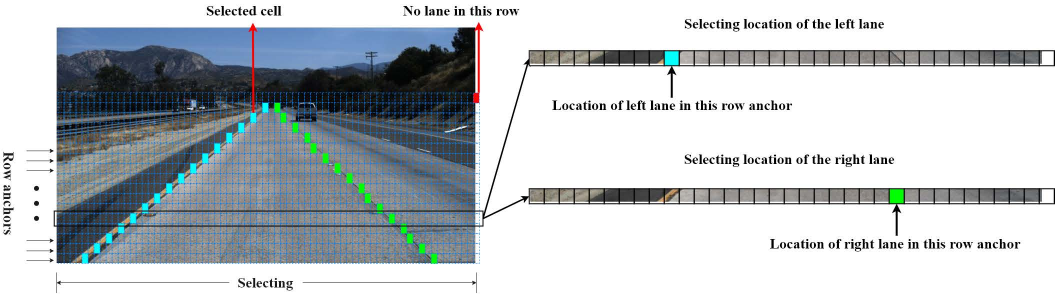
#> input picture Ultra-Fast-Lane-Detection/vis.jpg, 2109 x 588 px (shown at 1/2 size)
$ python -i lane_detection1.py   (imports and definitions only)
#> lines starting #> are read from the running program, lines starting #| are printed output that depends on the picture; after the words box and inside, x2 and y2 are one past the last pixel; in counts of white or black regions, pixels touching at a corner belong together
#> further down, picture is the input picture: shape (588, 2109, 3); mean B, G, R 199.1, 195.4, 189.8
import cv2
import numpy as np
import time
from vehicle_setup import VehicleSetup  # Import the VehicleSetup class

class LaneDetector:
    def __init__(self):
        """
        Initialize the LaneDetector with default parameters for edge detection and Hough Transform.
        """
        self.canny_low_threshold = 50
        self.canny_high_threshold = 150
        self.hough_rho = 1
        self.hough_theta = np.pi / 180
        self.hough_threshold = 20
        self.hough_min_line_length = 20
        self.hough_max_line_gap = 300

    def detect_lanes(self, frame):
        """
        Detect lanes in the given frame using edge detection and Hough Transform.
        :param frame: Input image frame from the camera.
        :return: Frame with detected lanes drawn.
        """
        # Convert to grayscale
        gray = cv2.cvtColor(frame, cv2.COLOR_BGR2GRAY)
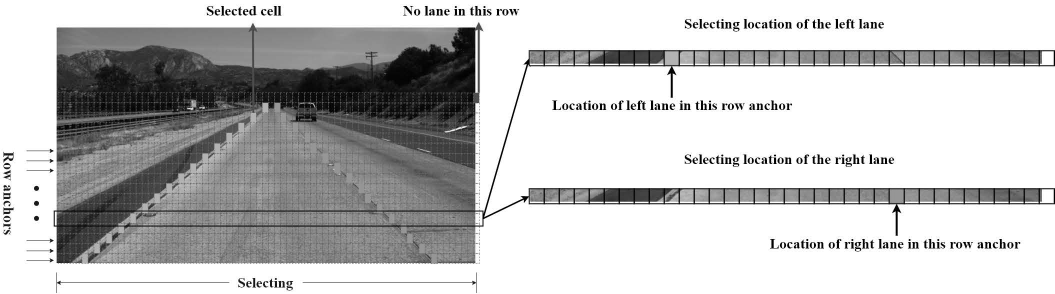
#> gray: shape (588, 2109) (shown at 1/2 size); min 0, max 255, mean 194.2

        # Apply GaussianBlur to reduce noise and improve edge detection
        blurred = cv2.GaussianBlur(gray, (5, 5), 0)

        # Use Canny edge detection
        edges = cv2.Canny(blurred, self.canny_low_threshold, self.canny_high_threshold)
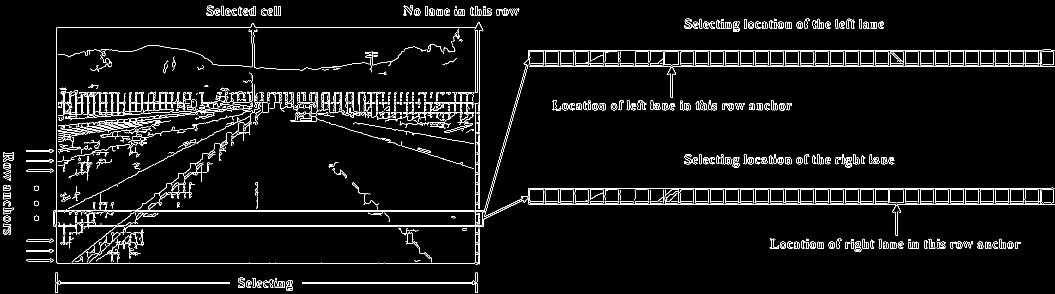
#> edges: shape (588, 2109) (shown at 1/2 size); 4.7% white in thin lines or dots

        # Define a region of interest (ROI) to focus on the road area
        height, width = edges.shape
#> height = 588; width = 2109
        mask = np.zeros_like(edges)
        polygon = np.array([[
            (0, height),  # Bottom-left corner
            (width // 2 - 100, height // 2 + 50),  # Top-left corner
            (width // 2 + 100, height // 2 + 50),  # Top-right corner
            (width, height),  # Bottom-right corner
        ]], np.int32)
        cv2.fillPoly(mask, polygon, 255)
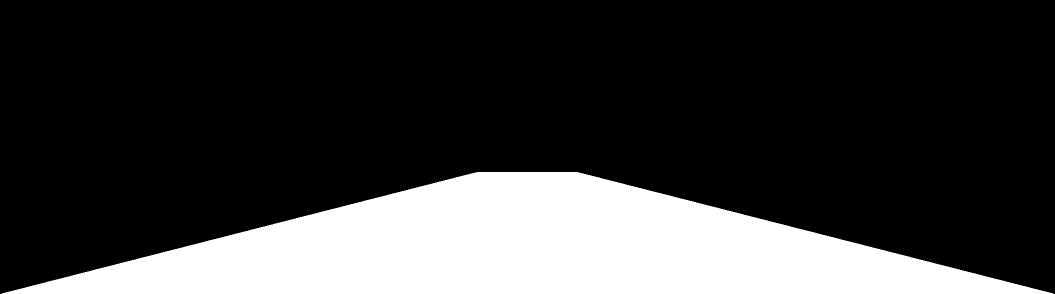
#> mask: shape (588, 2109) (shown at 1/2 size); 22.7% white; 1 white region, box (x1, y1, x2, y2) and area: (3, 344, 2107, 588) 281919
        masked_edges = cv2.bitwise_and(edges, mask)
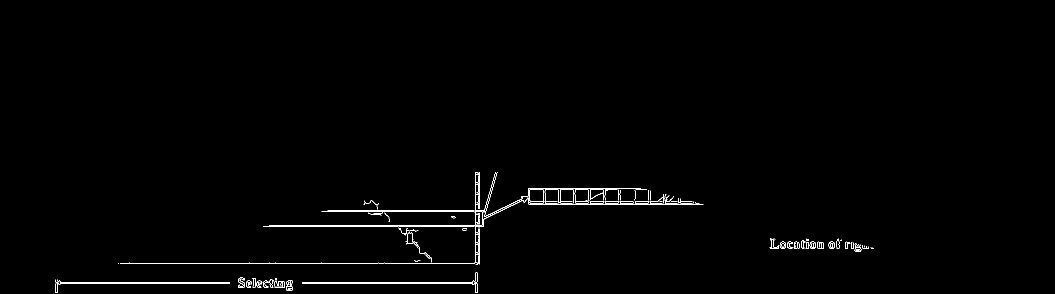
#> masked_edges: shape (588, 2109) (shown at 1/2 size); 0.71% white in thin lines or dots, all inside (x1, y1, x2, y2) = (111, 344, 1748, 586)

        # Use Hough Transform to detect lines
        lines = cv2.HoughLinesP(
            masked_edges,
            self.hough_rho,
            self.hough_theta,
            self.hough_threshold,
            np.array([]),
            minLineLength=self.hough_min_line_length,
            maxLineGap=self.hough_max_line_gap
        )
#> lines = 71 rows, first 6: [240, 526, 959, 526], [112, 564, 953, 564], [112, 566, 953, 566], [655, 420, 1005, 420], [538, 450, 967, 450], [643, 423, 999, 423]

        # Draw detected lines on the original frame
        line_image = np.zeros_like(frame)
        if lines is not None:
            for line in lines:
                x1, y1, x2, y2 = line[0]
                cv2.line(line_image, (x1, y1), (x2, y2), (0, 255, 0), 5)
#> this loop made 71 passes
#> (x1, y1, x2, y2) on passes 1 to 12: (240, 526, 959, 526), (112, 564, 953, 564), (112, 566, 953, 566), (655, 420, 1005, 420), (538, 450, 967, 450), (643, 423, 999, 423), (526, 453, 966, 453), (950, 376, 1281, 376), (728, 406, 1398, 406), (729, 403, 1386, 403), (727, 408, 1406, 408), (950, 379, 1293, 379)
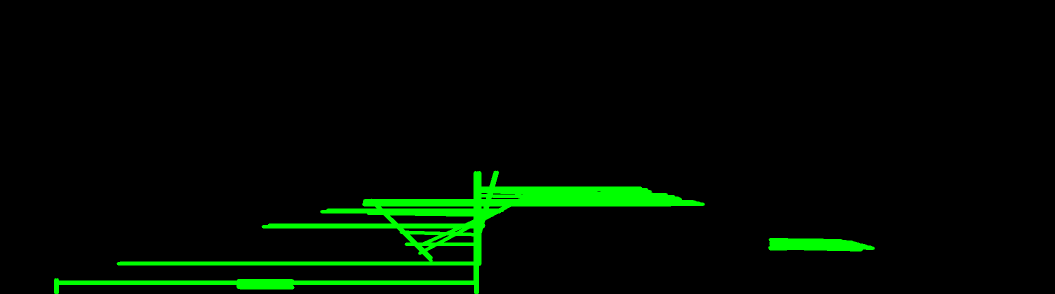
#> line_image: shape (588, 2109, 3) (shown at 1/2 size); mean of channels 0, 1, 2 0, 11.3, 0; drawn as B, G, R

        # Combine the line image with the original frame
        result = cv2.addWeighted(frame, 0.8, line_image, 1, 0)
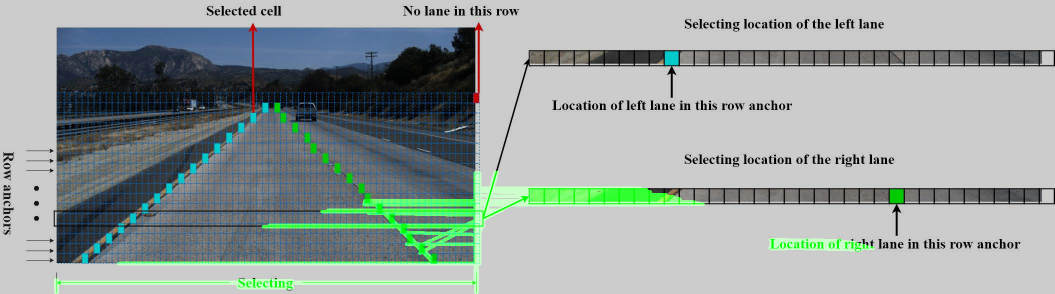
#> result: shape (588, 2109, 3) (shown at 1/2 size); mean B, G, R 159.3, 161.7, 151.8

        return result

class LaneDetectionApp:
    # [62 lines left out: functions __init__, process_image, run, not called in this run]

# [3 lines not run here, left out]

>>> import cv2
>>> picture = cv2.imread('../Ultra-Fast-Lane-Detection/vis.jpg')
>>> result = LaneDetector().detect_lanes(picture)
